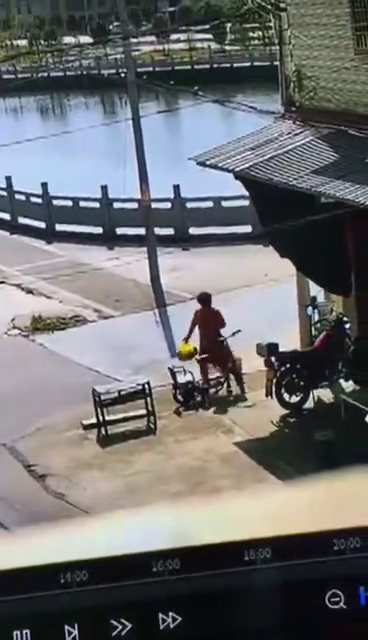
#> input picture frame 62 of fft2图像压缩/video/bike.mp4, 368 x 640 px
$ python 'fft2视频压缩.py'
#> lines starting #> are read from the running program, lines starting #| are printed output that depends on the picture; after the words box and inside, x2 and y2 are one past the last pixel; in counts of white or black regions, pixels touching at a corner belong together
import cv2
import numpy as np
from matplotlib import pyplot as plt

def Lzip(mag_spec_sorted,gray, keep):
    # 计算保留振幅的阈值
    thresh = mag_spec_sorted[int((1 - keep) * gray.size)]  # 计算位置的振幅阈值

    # 创建掩码，保留振幅大于阈值的频率分量
    mask = mag_spec > thresh

    # 使用掩码压缩傅里叶系数（模拟通过网络传输压缩后的系数）
    fCoef_compressed = fCoef * mask

    # 使用压缩后的傅里叶系数进行逆傅里叶变换，得到压缩后的图像
    gray_cp = np.fft.ifft2(fCoef_compressed).real

    return gray_cp


# 0.读取视频文件
cap = cv2.VideoCapture('./video/bike.mp4')

# 循环播放视频文件，同时显示原视频及其对应的灰度图
while cap.isOpened():
    # 逐帧读取视频，ret 为布尔值，表示是否成功读取帧，frame 为当前帧的图像数据
    ret, frame = cap.read()
#> frame is the input picture: shape (640, 368, 3); mean B, G, R 112.9, 111.7, 111.1
    if not ret:
        print("没有内容，退出啦 :) ")
        break

    # 1 使用 cv2.cvtColor() 将当前帧的彩色图像转换为灰度图
    gray = cv2.cvtColor(frame, cv2.COLOR_BGR2GRAY)
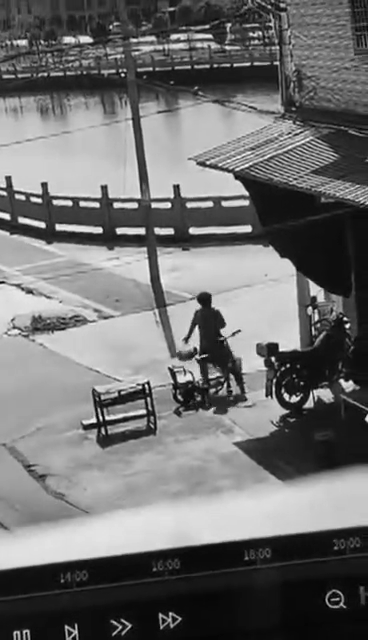
#> gray: shape (640, 368); min 0, max 255, mean 111.6

    # 2 获得傅里叶系数
    fCoef = np.fft.fft2(gray)


    # 3 获得幅度谱(振幅谱）并排序
    mag_spec = np.abs(fCoef)
    mag_spec_sorted = np.sort(mag_spec.ravel())  # 对振幅谱进行排序

    #4.保留50%的振幅
    gray_1 = Lzip(mag_spec_sorted,gray, 0.5)
#> in Lzip, `thresh = mag_spec_sorted[int((1 - keep) * gray.size)]`: thresh = 1310.2
#> in Lzip, `mask = mag_spec > thresh`:
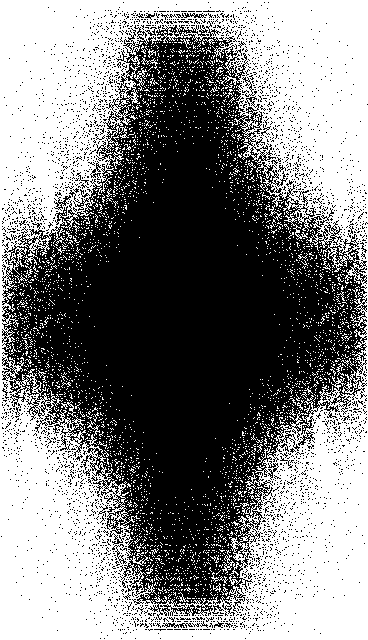
#> mask: shape (640, 368) bool; 50% white; 3233 white regions (3200 under 20 px), largest, box (x1, y1, x2, y2) and area: (0, 0, 368, 640) 109849, (269, 205, 282, 221) 50, (87, 420, 100, 436) 50
    gray_1 = cv2.cvtColor(np.uint8(gray_1), cv2.COLOR_GRAY2BGR) # type: ignore

    # 5.保留10%的振幅
    gray_2 = Lzip(mag_spec_sorted,gray, 0.1)
#> call 2 of Lzip, with mag_spec_sorted = array of shape (235520,), keep = 0.1
#> in Lzip (call 2), `thresh = mag_spec_sorted[int((1 - keep) * gray.size)]`: thresh = 15011.9
#> in Lzip (call 2), `mask = mag_spec > thresh`:
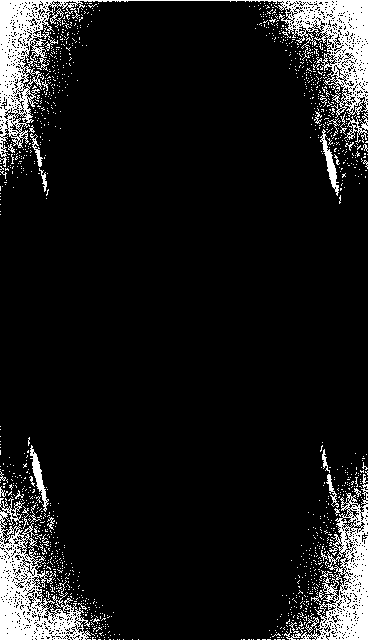
#> mask: shape (640, 368) bool; 10% white; 1259 white regions (1228 under 20 px), largest, box (x1, y1, x2, y2) and area: (0, 0, 368, 167) 9556, (0, 498, 91, 640) 4972, (284, 474, 368, 640) 4414
#> in Lzip (call 2), `gray_cp = np.fft.ifft2(fCoef_compressed).real`:
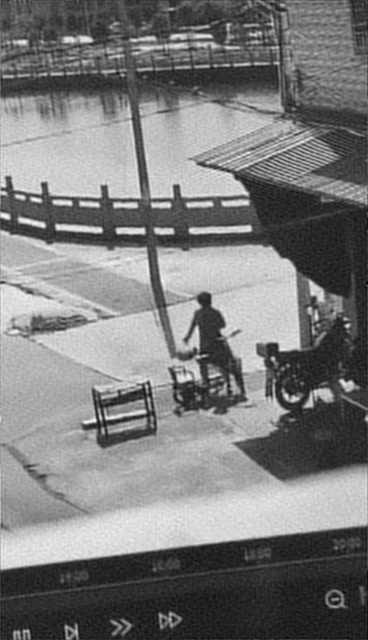
#> gray_cp: shape (640, 368) float64; min -27.95, max 260.5, mean 111.6; drawn with min black and max white
    gray_2 = cv2.cvtColor(np.uint8(gray_2), cv2.COLOR_GRAY2BGR) # type: ignore


    # 4.显示原视频及其对应的灰度图
    cv2.imshow('original', gray)
    cv2.imshow('0.5', gray_1)
    cv2.imshow('0.1', gray_2)


    # 每隔 1ms 检查一次用户输入，如果按下 'q' 键，退出循环
    if cv2.waitKey(24) == ord('q'):      # 改为24ms,如果是1ms，则播放速度过快。
#> (key q is pressed here)
        break

# 释放视频捕捉资源
cap.release()
# 关闭所有的 GUI 窗口
cv2.destroyAllWindows()

$ run again, starting later in the video
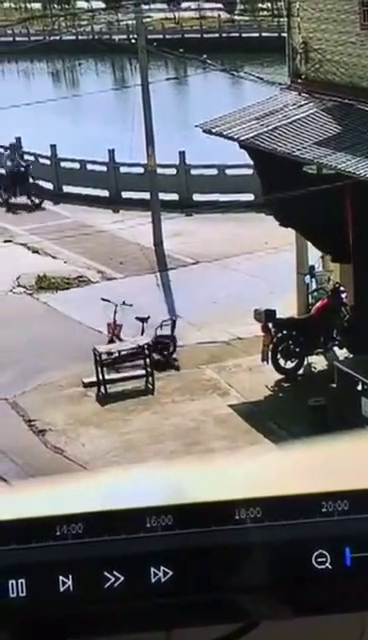
#> input picture frame 498 of fft2图像压缩/video/bike.mp4, 368 x 640 px
#> frame is the input picture: shape (640, 368, 3); mean B, G, R 113.9, 111.3, 111.6
#> thresh = 1400
#> in Lzip, `mask = mag_spec > thresh`:
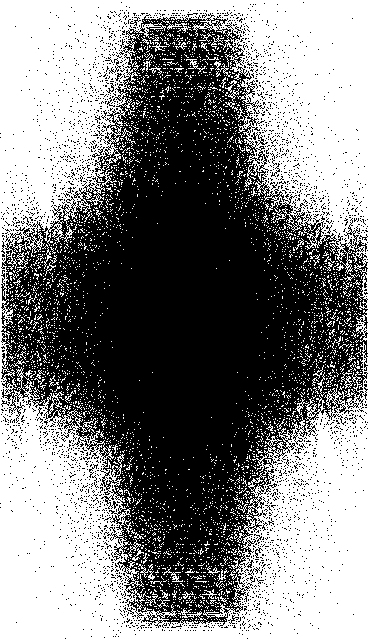
#> mask: shape (640, 368) bool; 50% white; 3636 white regions (3572 under 20 px), largest, box (x1, y1, x2, y2) and area: (0, 0, 368, 640) 107247, (356, 310, 368, 353) 178, (162, 20, 191, 33) 91
#> mask: shape (640, 368) bool; 10% white; 1334 white regions (1308 under 20 px), largest, box (x1, y1, x2, y2) and area: (92, 0, 368, 165) 5290, (0, 470, 94, 640) 5133, (0, 0, 91, 180) 4359
#> `gray_2 = cv2.cvtColor(np.uint8(gray_2), cv2.COLOR_GRAY2BGR)`:
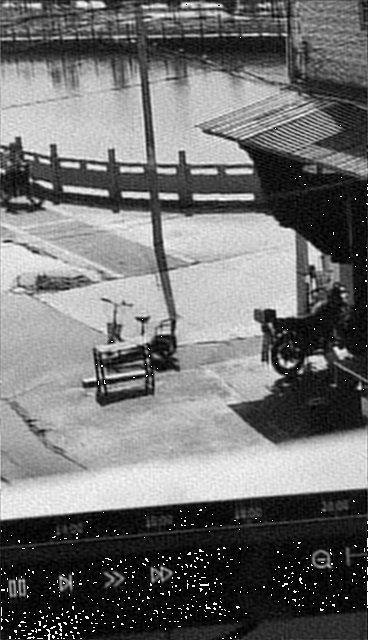
#> gray_2: shape (640, 368, 3); min 0, max 255, mean 112.9
